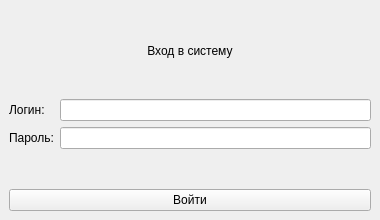
<?xml version="1.0" encoding="UTF-8"?>
<ui version="4.0">
 <class>LoginWindow</class>
 <widget class="QMainWindow" name="LoginWindow">
  <property name="geometry"><rect><x>0</x><y>0</y><width>380</width><height>220</height></rect></property>
  <property name="windowTitle"><string>Аренда электросамокатов — вход</string></property>
  <widget class="QWidget" name="centralwidget">
   <layout class="QVBoxLayout" name="verticalLayout">
    <item><widget class="QLabel" name="titleLabel"><property name="text"><string>Вход в систему</string></property><property name="alignment"><set>Qt::AlignCenter</set></property></widget></item>
    <item>
     <layout class="QFormLayout" name="formLayout">
      <item row="0" column="0"><widget class="QLabel" name="usernameLabel"><property name="text"><string>Логин:</string></property></widget></item>
      <item row="0" column="1"><widget class="QLineEdit" name="usernameEdit"/></item>
      <item row="1" column="0"><widget class="QLabel" name="passwordLabel"><property name="text"><string>Пароль:</string></property></widget></item>
      <item row="1" column="1"><widget class="QLineEdit" name="passwordEdit"><property name="echoMode"><enum>QLineEdit::Password</enum></property></widget></item>
     </layout>
    </item>
    <item><widget class="QPushButton" name="loginButton"><property name="text"><string>Войти</string></property></widget></item>
   </layout>
  </widget>
 </widget>
 <resources/>
 <connections/>
</ui>
